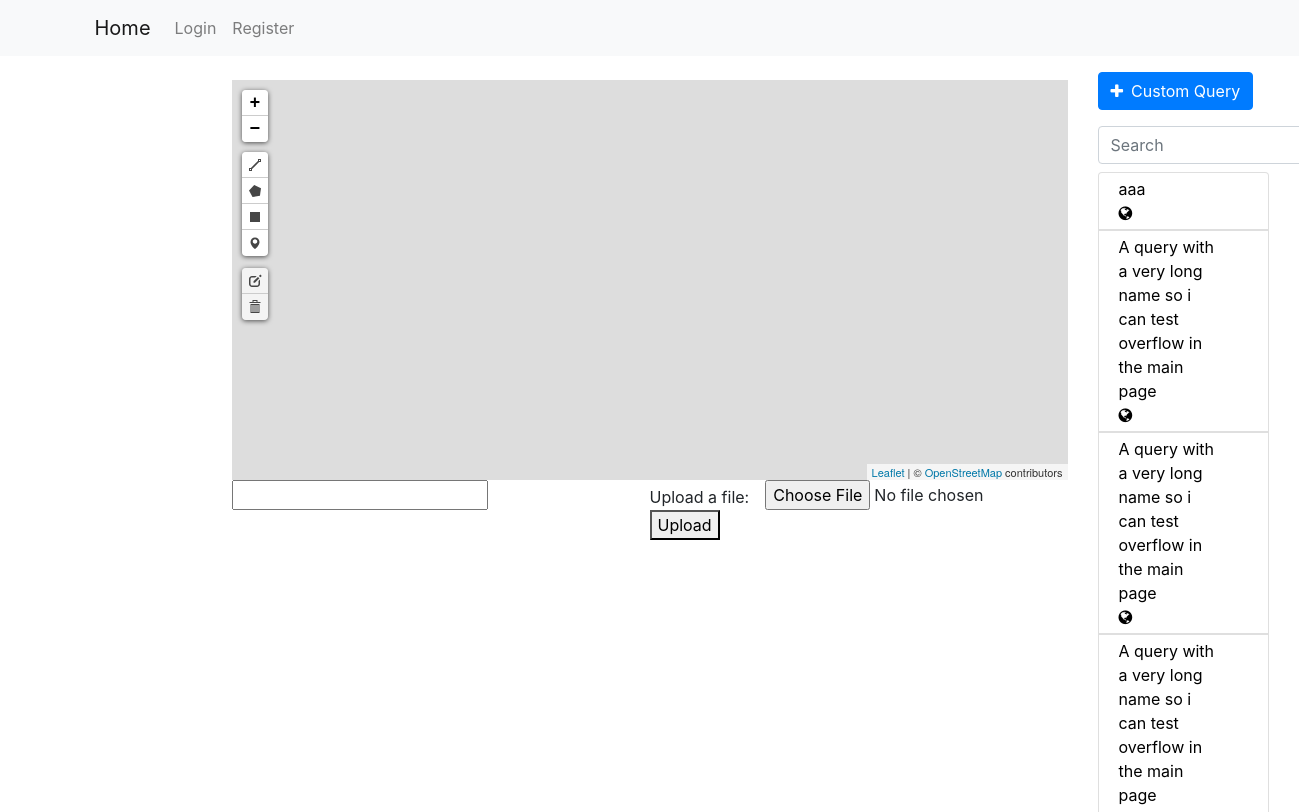
The page /home on the database its author committed.
### geoportal/models.py (models this page shows, shortened)
class Query(db.Model):
    id = db.Column(db.Integer, primary_key=True)
    user_id = db.Column(db.Integer, db.ForeignKey('user.id'), nullable=False, default=0)
    query_name = db.Column(db.String(120))
    db_name = db.Column(db.String(20))
    date_uploaded = db.Column(db.DateTime, nullable=False, default=datetime.datetime.now)
    last_update_time = db.Column(db.DateTime, nullable=False, default=datetime.datetime.now)
    query_text = db.Column(db.Text, nullable=False, default='')
    only_user = db.Column(db.Boolean, default=False)
    only_team = db.Column(db.Boolean, default=False)
    public = db.Column(db.Boolean, default=True)
    parameters = db.relationship('QueryTextParameters', backref='query', lazy=True)
    polygon_parameters = db.relationship('QueryPolygonParameters', backref='query', lazy=True)

### geoportal/main/views.py (the view)
@main.route('/')
@main.route('/home')
def home():
    if current_user.is_authenticated:
        return render_template('home.html', queries=get_allowed_queries(), layers=get_allowed_layers(), favorite_layers=get_favorite_layers(), preferences=current_user.preferences[0])
    return render_template('home.html', queries=get_allowed_queries(), layers=get_allowed_layers(), favorite_layers=get_favorite_layers())

### geoportal/mapping/utils.py (called while the page is built)
def get_allowed_layers():
    if current_user.is_authenticated:
        layers = Layer.query.all()
        authorized_layers = []
        for layer in layers:
            if (layer.only_team and User.query.get(layer.user_id).team_id == current_user.team_id) or layer.user_id == current_user.id:
                authorized_layers.append(layer)
        layers = authorized_layers
        layers = marked_layers_first(layers)
    else:
        layers = []
    return layers

def get_favorite_layers():
    if current_user.is_authenticated:
        marked_layers = db.session.query(UserMarkedLayer.layer_id).filter_by(user_id=current_user.id).all()
        return [layer[0] for layer in marked_layers]
    return []

### geoportal/queries/utils.py (called while the page is built)
def get_allowed_queries():
    if current_user.is_authenticated:
        queries = Query.query.order_by(Query.only_user.desc(), Query.public).all()
        authorized_queries = []
        for query in queries:
            if query.public or (query.only_team and User.query.get(query.user_id).team_id == current_user.team_id) or query.user_id == current_user.id:
                authorized_queries.append(query)
        queries = authorized_queries
        queries = marked_queries_first(queries)
    else:
        queries = Query.query.filter_by(public=True).all()
    return queries

### geoportal/templates/home.html (shortened to what this page needs)
{% extends "base.html" %}
{% block content %}
<div id="myMap" class="mt-4"></div>
<div class="row m-0 p-0 justify-content-around">
    <div class="col m-0 p-0">
        <input type="text" id="current-point">
    </div>
    <div class="col m-0 p-0" style="text-align: right; float: right">
        <form id="geofile-upload" class="form-inline" style="text-align: right; float: right">
            <div class="form-group">
                <label for="geofile" class="mt-1 mr-3">Upload a file:</label>
                <input type="file" id="geofile" name="geofile" accept=".csv, .xlsx">
            </div>
            <button type="submit">Upload</button>
        </form>
    </div>
</div>
{% endblock content %}
{% block right_sidebar %}
<button type="button" class="btn btn-primary mt-3" data-toggle="modal" data-target="#run-query">
  <span class="fa fa-plus mr-2"></span>Custom Query
</button>
<br>
<form class="form-inline my-2 my-lg-0">
    <input class="form-control mr-sm-2 mt-3 mb-2" type="search" placeholder="Search" aria-label="Search" id="queries_search" onkeyup="filterQueries()">
</form>
<div class="col-sm-12 pl-0 overflow-big">
    <div class="list-group">
    {% for query in queries %}
        <button name="query-selector" class="list-group-item pb-1 pt-1" id="{{ query.id }}" style="text-align: justify;">
            <div class="row justify-content-between pr-2">
                <div class="col-sm-10" style="text-align: left">
                    {{ query.query_name }}
                </div>
                <div class="col-sm-1">
                    {% if query.only_user %}
                        <span class="fa fa-user"></span>
                    {% elif query.only_team %}
                        <span class="fa fa-users"></span>
                    {% else %}
                        <span class="fa fa-globe"></span>
                    {% endif %}
                </div>
            </div>
        </button>
    {% endfor %}
    </div>
</div>
{% endblock right_sidebar %}

### geoportal/static/css/style.css (style rules this page uses)
#myMap { height: 400px; }
.overflow-big { overflow: auto; max-height: 80vh; }

### geoportal/static/css/leaflet/leaflet.css (style rules this page uses)
.leaflet-container { overflow: hidden; }
.leaflet-container.leaflet-touch-drag { -ms-touch-action: pinch-zoom; touch-action: none; touch-action: pinch-zoom; }
.leaflet-container { -webkit-tap-highlight-color: transparent; }
.leaflet-grab { cursor: -webkit-grab; cursor: -moz-grab; cursor: grab; }
.leaflet-container { background: #ddd; outline: 0; }
.leaflet-container { font: 12px/1.5 "Helvetica Neue", Arial, Helvetica, sans-serif; }

### rows shown on the page
Query: query_name "aaa", only_user False (drawn)
Query: query_name "A query with a very long name so i can test overflow in the main page", only_user False (drawn)
Query: query_name "A query with a very long name so i can test overflow in the main page", only_user False (drawn)
Query: query_name "A query with a very long name so i can test overflow in the main page"
